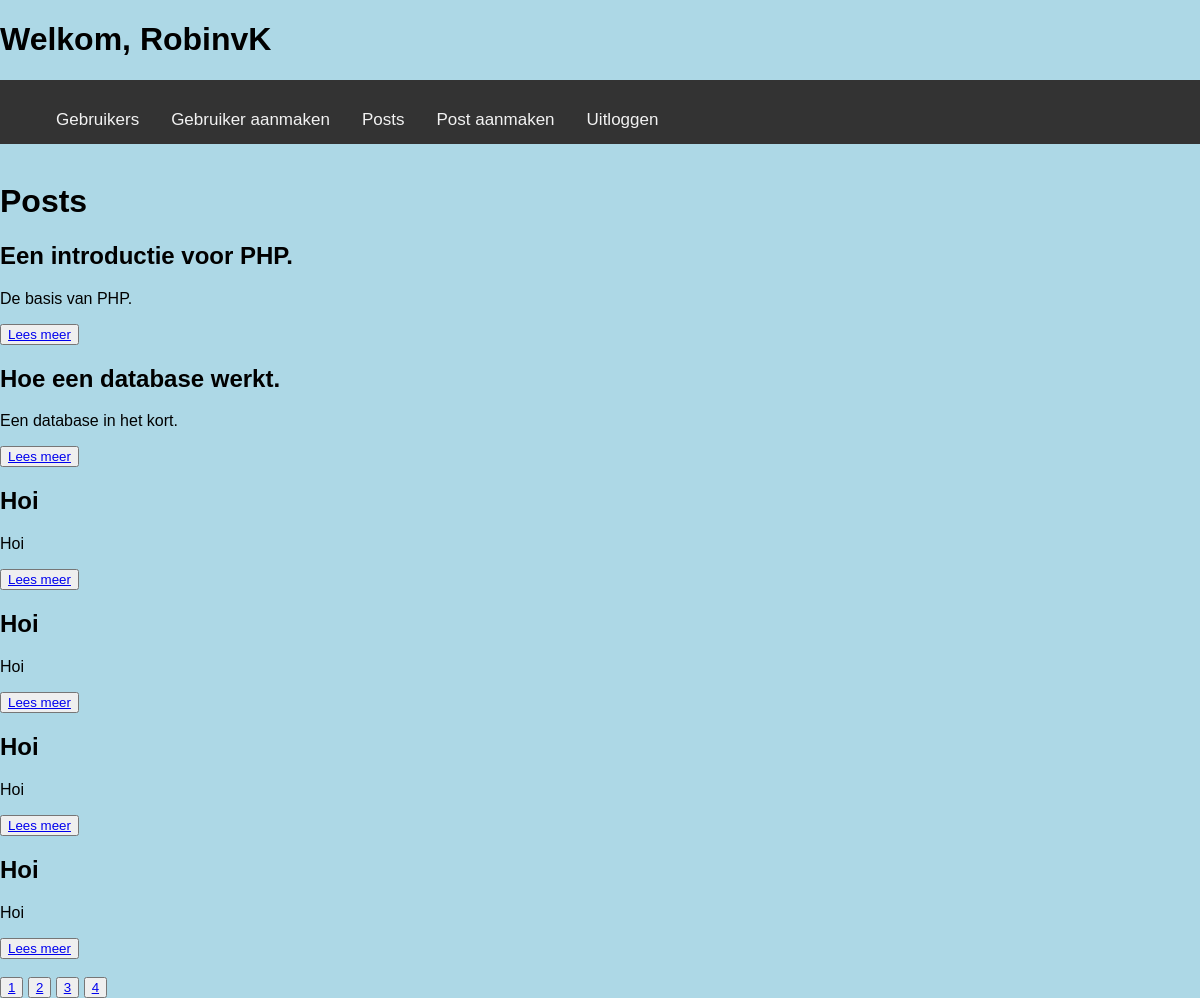
/admin.php (signed in), run on the app's committed database.
### tables this page shows
CREATE TABLE `posts` (
  `id` int(10) NOT NULL,
  `title` varchar(100) DEFAULT NULL,
  `description` varchar(255) DEFAULT NULL,
  `content` text DEFAULT NULL,
  `created_on` datetime DEFAULT NULL,
  `updated_on` timestamp NOT NULL DEFAULT current_timestamp() ON UPDATE current_timestamp(),
  `deleted_on` datetime DEFAULT NULL,
  `user_id` int(10) DEFAULT NULL
);

### Classes/Post.php (called while the page is built, shortened)
<?php
class Post
{
    protected $db;
    public function __construct()
    {
        $this->db = new DbConnection('localhost', 'root', '', 'Blog');
    }
    public function getPosts($limit, $offset)
    {
        $conn = $this->db->getConn();
        $query = "SELECT * FROM posts ORDER BY created_on DESC LIMIT $limit OFFSET $offset";
        $result = $conn->query($query);
        return $result->fetch_all(MYSQLI_ASSOC);
    }
    public function getTotalPosts()
    {
        $conn = $this->db->getConn();
        $query = "SELECT COUNT(*) as total FROM posts";
        $result = $conn->query($query);
        $row = $result->fetch_assoc();
        return $row['total'];
    }
}
?>

### posts.php (the view, shortened to what this page needs)
<?php
require_once 'Classes/Post.php';
$post = new Post();
$postsPerPage = 6;
if (isset($_GET['page'])) {
    $currentPage = $_GET['page'];
} else {
    $currentPage = 1;
}
$offset = ($currentPage - 1) * $postsPerPage;
$posts = $post->getPosts($postsPerPage, $offset);
$totalPosts = $post->getTotalPosts();
$totalPages = ceil($totalPosts / $postsPerPage);
?>
<!DOCTYPE html>
<html>
<head>
    <link rel="stylesheet" type="text/css" href="CSS/adminposts.css">
</head>
<header id="header">
<?php include 'header.php'; ?>
</header>
<body><br>
    <h1>Posts</h1>
    <?php foreach ($posts as $post) : ?>
        <div class="post">
            <h2><?php echo $post['title']; ?></h2>
            <p><?php echo $post['description']; ?></p>
            <button><a href="post.php?id=<?php echo $post['id']; ?>">Lees meer</a></button>
        </div>
    <?php endforeach; ?>
    <div class="pagination">
        <br>
        <?php for ($i = 1; $i <= $totalPages; $i++) : ?>
            <button><a href="?page=<?php echo $i; ?>"><?php echo $i; ?></a></button>
        <?php endfor; ?>
    </div>
</body>
</html>

### admin.php (shortened to what this page needs)
<?php
$username = $_SESSION['username'];
?>
<!DOCTYPE html>
<html>
<head>
</head>
<body>
    <h1>Welkom, <?php echo $username; ?></h1>
    <?php include 'posts.php'; ?>
</body>
</html>

### header.php
<link rel="stylesheet" href="/PHP/PHP Blog/CSS/header.css">
<div id="header">
<div class="topnav">
    <ul>
        <a href="/PHP/PHP Blog/users.php">Gebruikers</a>
        <a href="/PHP/PHP Blog/Backend/create_user.php">Gebruiker aanmaken</a>
        <a href="/PHP/PHP Blog/posts.php">Posts</a>
        <a href="/PHP/PHP Blog/backend/create_post.php">Post aanmaken</a>
        <a href="/PHP/PHP Blog/backend/logout.php">Uitloggen</a>
    </ul>
</div>
</div>

### CSS/adminposts.css (style rules this page uses)
body { background-color: lightblue; }

### CSS/header.css (style rules this page uses)
body { margin: 0; font-family: Arial, Helvetica, sans-serif; }
.topnav { overflow: hidden; background-color: #333; }
.topnav a { float: left; color: #f2f2f2; text-align: center; padding: 14px 16px; text-decoration: none; font-size: 17px; }

### data on the page
posts: title "Een introductie voor PHP.", description "De basis van PHP."
posts: title "Hoe een database werkt.", description "Een database in het kort."
posts: title "Hoi", description "Hoi"
posts: title "Hoi", description "Hoi"
posts: title "Hoi", description "Hoi"
posts: title "Hoi", description "Hoi"

### other printed values
$username "RobinvK"
